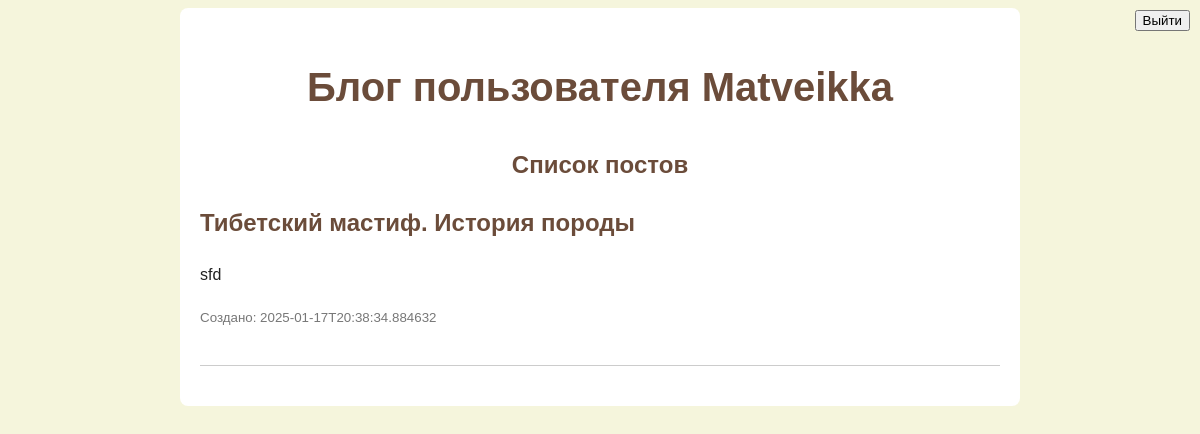
Before: /home_page with the older database file.
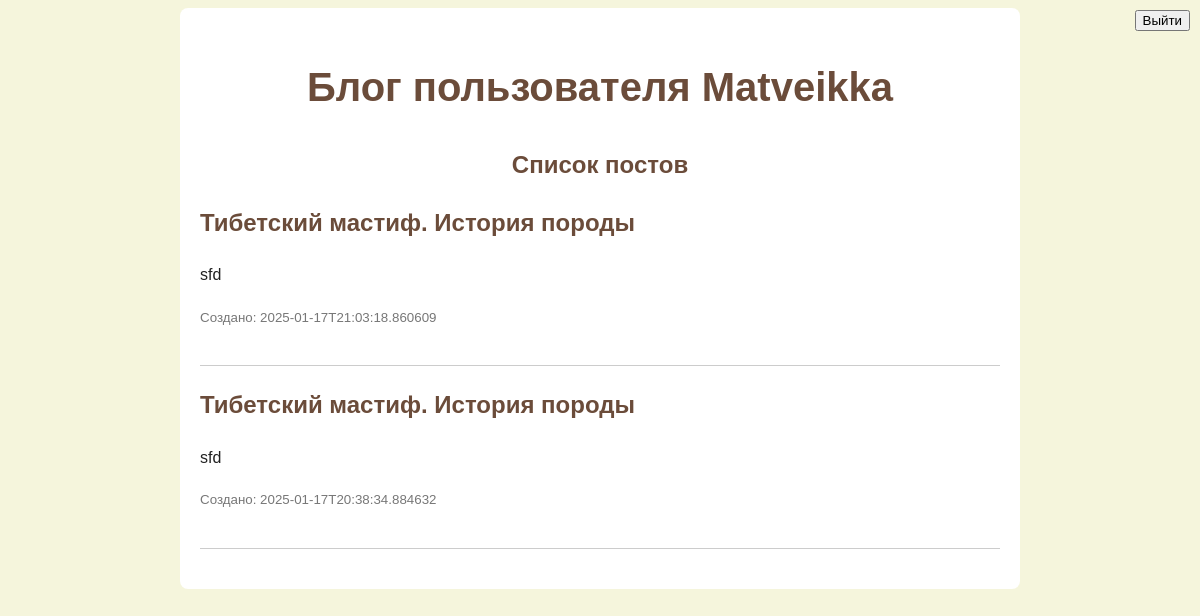
After: the same page with the newer database file.
### tables this page shows
CREATE TABLE posts (id INTEGER PRIMARY KEY AUTOINCREMENT, title TEXT NOT NULL, rezume TEXT NOT NULL, info TEXT NOT NULL, created_at DATETIME DEFAULT CURRENT_TIMESTAMP, slug TEXT UNIQUE NOT NULL);

### Diplom_Flask/app.py (the view)
@app.route('/home_page')
def all_posts():
    conn = get_db_connection()
    posts = conn.execute('SELECT * FROM posts ORDER BY created_at DESC').fetchall()
    conn.close()
    is_superuser = current_user.is_superuser if current_user.is_authenticated else False
    return render_template('home.html', posts=posts, is_superuser=is_superuser)

### Diplom_Flask/app.py (called while the page is built)
@app.before_request
def before_first_request():
    global first_request
    if first_request:
        init_db()
        init_superuser()
        first_request = False

def get_db_connection():
    conn = sqlite3.connect('database.db')
    conn.row_factory = sqlite3.Row
    return conn

### Diplom_Flask/templates/home.html (shortened to what this page needs)
{% extends "base.html" %}
{% set show_header = True %}
{% block content %}
    <h2 class="centered">Список постов</h2>
    <button type="button" onclick="location.href='/'" class="logout-button">Выйти</button>
    {% for post in posts %}
        <div class="post">
            <h2><a href="/posts/{{ post['slug'] }}">{{ post['title'] }}</a></h2>
            <p>{{ post['rezume'] }}</p>
            <p><small>Создано: {{ post['created_at'] }}</small></p>
        </div>
    {% endfor %}
{% endblock %}

### Diplom_Flask/templates/base.html (shortened to what this page needs)
<!DOCTYPE html>
<html lang="ru">
<head>
    <link rel="stylesheet" href="/static/static.css">
</head>
<body>
    <div class="container">
        <header>
            {% if show_header %}
                <h1 class="centered">Блог пользователя Matveikka</h1>
            {% endif %}
        </header>
        <main>
            {% block content %}{% endblock %}
        </main>
    </div>
</body>
</html>

### Diplom_Flask/static/static.css (style rules this page uses)
body { font-family: Arial, sans-serif; background-color: #F5F5DC; color: #222; line-height: 1.6; }
.container { max-width: 800px; margin: 0 auto; padding: 20px; background-color: #fff; border-radius: 8px; }
header { text-align: center; margin-bottom: 10px; }
h1 { font-size: 2.5em; color: #6B4C3A; }
.post { border-bottom: 1px solid #ccc; margin-bottom: 20px; padding-bottom: 20px; }
.post h2 a { color: #6B4C3A; }
h2 { color: #6B4C3A; }
small { color: #777; }
.centered { text-align: center; }
a { color: #6B4C3A; text-decoration: none; }
.logout-button { position: absolute; top: 10px; right: 10px; }

Changed rows visible on the page:
added posts: title "Тибетский мастиф. История породы", rezume "sfd", created_at "2025-01-17T21:03:18.860609"
